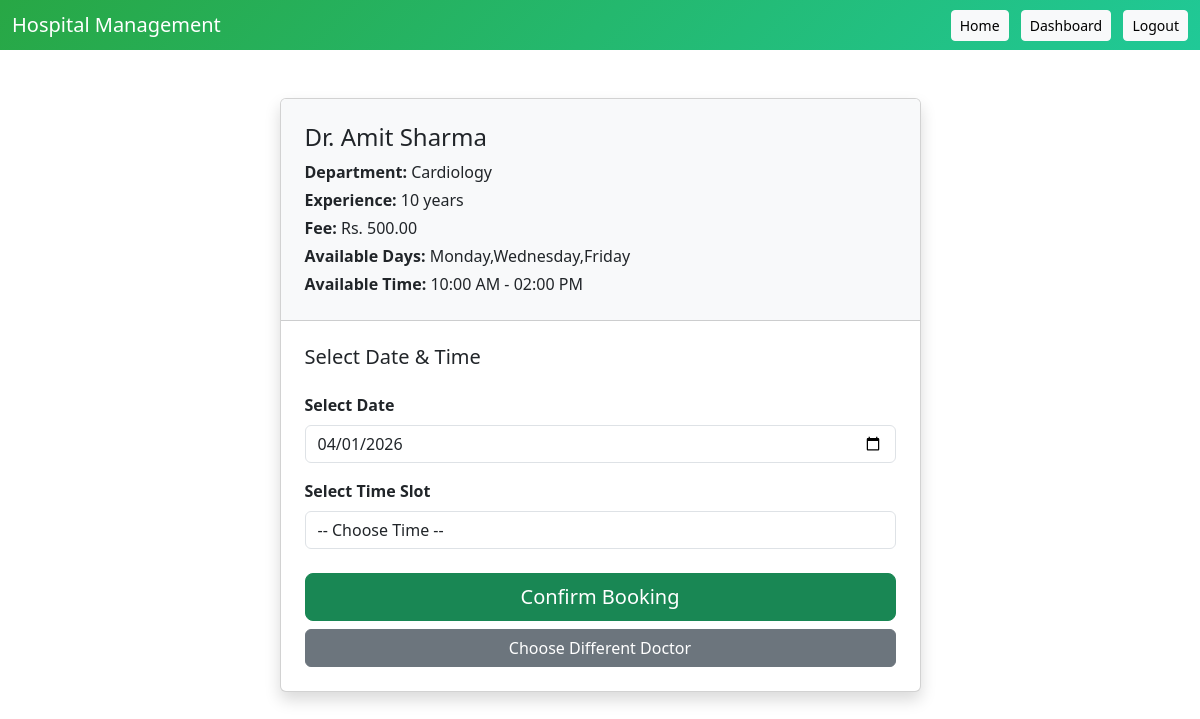
Page /public/book_appointment.php?doctor_id=1 (signed in) on the committed database.
### tables this page shows
CREATE TABLE `doctors` (
  `doctor_id` int(11) NOT NULL,
  `user_id` int(11) DEFAULT NULL,
  `first_name` varchar(50) DEFAULT NULL,
  `last_name` varchar(50) DEFAULT NULL,
  `department_id` int(11) DEFAULT NULL,
  `phone` varchar(15) DEFAULT NULL,
  `experience` int(11) DEFAULT NULL,
  `available_days` varchar(100) DEFAULT NULL,
  `start_time` time DEFAULT NULL,
  `end_time` time DEFAULT NULL,
  `consultation_fee` decimal(10,2) DEFAULT NULL,
  `middle_name` varchar(50) DEFAULT NULL,
  `date_of_birth` date DEFAULT NULL,
  `title` enum('Mr','Mrs','Miss','Ms','Dr','Other') DEFAULT 'Dr',
  `image` varchar(255) DEFAULT NULL
);

CREATE TABLE `departments` (
  `department_id` int(11) NOT NULL,
  `department_name` varchar(100) NOT NULL
);

### public/book_appointment.php (the view, shortened to what this page needs)
<?php
include("../config/db.php");
$doctor_id = isset($_GET['doctor_id']) ? (int) $_GET['doctor_id'] : 0;
$date = isset($_GET['date']) ? trim($_GET['date']) : date('Y-m-d');
$doctor = null;
$isFull = false;
function doctor_is_available_on_day($available_days, $selected_date)
{
    $selected_day_full = strtolower(trim(date('l', strtotime($selected_date))));
    $selected_day_short = strtolower(trim(date('D', strtotime($selected_date))));
    $days = array_map('trim', explode(',', $available_days));
    foreach ($days as $day) {
        $day_lower = strtolower($day);
        if ($day_lower === $selected_day_full || $day_lower === $selected_day_short) {
            return true;
        }
    }
    return false;
}
function valid_date_format($date)
{
    return preg_match("/^\d{4}-\d{2}-\d{2}$/", $date);
}
if ($doctor_id > 0) {
    $stmt = mysqli_prepare($con, "SELECT doctors.*, departments.department_name
                                  FROM doctors
                                  JOIN departments ON doctors.department_id = departments.department_id
                                  WHERE doctors.doctor_id = ?
                                  LIMIT 1");
    mysqli_stmt_bind_param($stmt, "i", $doctor_id);
    mysqli_stmt_execute($stmt);
    $doc_result = mysqli_stmt_get_result($stmt);
    $doctor = mysqli_fetch_assoc($doc_result);
    if ($doctor && valid_date_format($date)) {
        $stmt = mysqli_prepare($con, "SELECT COUNT(*) as total FROM appointments
                                      WHERE doctor_id = ?
                                      AND appointment_date = ?
                                      AND status != 'Cancelled'");
        mysqli_stmt_bind_param($stmt, "is", $doctor_id, $date);
        mysqli_stmt_execute($stmt);
        $limit_result = mysqli_stmt_get_result($stmt);
        $row = mysqli_fetch_assoc($limit_result);
        $isFull = ($row['total'] >= 10);
    }
}
?>
<!DOCTYPE html>
<html>
<head>
<link href="https://cdn.jsdelivr.net/npm/bootstrap@5.3.0/dist/css/bootstrap.min.css" rel="stylesheet">
</head>
<body>
<nav class="navbar navbar-dark mb-4">
  <div class="container-fluid">
    <span class="navbar-brand mb-0 h1">Hospital Management</span>
    <div>
      <a href="../index.php" class="btn btn-light btn-sm me-2">Home</a>
      <a href="../patients/dashboard.php" class="btn btn-light btn-sm me-2">Dashboard</a>
      <a href="../logout.php" class="btn btn-light btn-sm">Logout</a>
    </div>
  </div>
</nav>
<div class="container mt-5 mb-5">
<?php if (empty($doctor_id)) { ?>
<div class="row justify-content-center">
  <div class="col-md-6">
    <div class="card shadow p-5 text-center">
      <h2 class="mb-4">Book Appointment</h2>
      <p class="text-muted mb-4">First, choose a doctor from our list</p>
      <a href="doctors.php" class="btn btn-success btn-lg mb-3">Select Doctor</a>
      <p class="text-muted"><a href="../index.php">Back to Home</a></p>
    </div>
  </div>
</div>
<?php } elseif ($doctor) { ?>
<div class="row justify-content-center">
  <div class="col-md-7">
    <div class="card shadow">
      <div class="card-header bg-light p-4">
        <div class="row align-items-center">
          <div class="col">
            <h4>Dr. <?php echo $doctor['first_name'] . " " . $doctor['last_name']; ?></h4>
            <p class="mb-1"><strong>Department:</strong> <?php echo $doctor['department_name']; ?></p>
            <p class="mb-1"><strong>Experience:</strong> <?php echo $doctor['experience']; ?> years</p>
            <p class="mb-1"><strong>Fee:</strong> Rs. <?php echo number_format($doctor['consultation_fee'], 2); ?></p>
            <p class="mb-1"><strong>Available Days:</strong> <?php echo $doctor['available_days']; ?></p>
            <p class="mb-0"><strong>Available Time:</strong> <?php echo date('h:i A', strtotime($doctor['start_time'])); ?> - <?php echo date('h:i A', strtotime($doctor['end_time'])); ?></p>
          </div>
        </div>
      </div>
      <div class="card-body p-4">
        <h5 class="mb-4">Select Date & Time</h5>
        <?php
        $doctor_available_today = valid_date_format($date) ? doctor_is_available_on_day($doctor['available_days'], $date) : false;
        ?>
        <form method="POST">
          <label class="form-label"><strong>Select Date</strong></label>
          <input type="date"
                 class="form-control mb-3"
                 name="date"
                 value="<?php echo htmlspecialchars($date); ?>"
                 min="<?php echo date('Y-m-d'); ?>"
                 onchange="window.location='book_appointment.php?doctor_id=<?php echo $doctor['doctor_id']; ?>&date='+this.value;"
                 required>
          <label class="form-label"><strong>Select Time Slot</strong></label>
          <select name="time" class="form-control mb-4" <?php if ($isFull || !$doctor_available_today) echo "disabled"; ?> required>
            <option value="" selected disabled>-- Choose Time --</option>
          </select>
          <div class="d-grid gap-2">
            <button type="submit" name="book" class="btn btn-success btn-lg" <?php if ($isFull || !$doctor_available_today) echo "disabled"; ?>>
              Confirm Booking
            </button>
            <a href="doctors.php" class="btn btn-secondary">Choose Different Doctor</a>
          </div>
        </form>
      </div>
    </div>
  </div>
</div>
<?php } else { ?>
<div class="alert alert-danger text-center">Doctor not found</div>
<?php } ?>
</div>
</body>
</html>

### public/book_appointment.php (style rules this page uses)
.navbar { background: linear-gradient(135deg, #28a745 0%, #20c997 100%); position: sticky; top: 0; z-index: 1000; }

### rows in the picture
doctors: first_name "Amit", last_name "Sharma", department.department_name "Cardiology", experience "10", consultation_fee "500.00", available_days "Monday,Wednesday,Friday", start_time "10:00 AM", end_time "02:00 PM"
